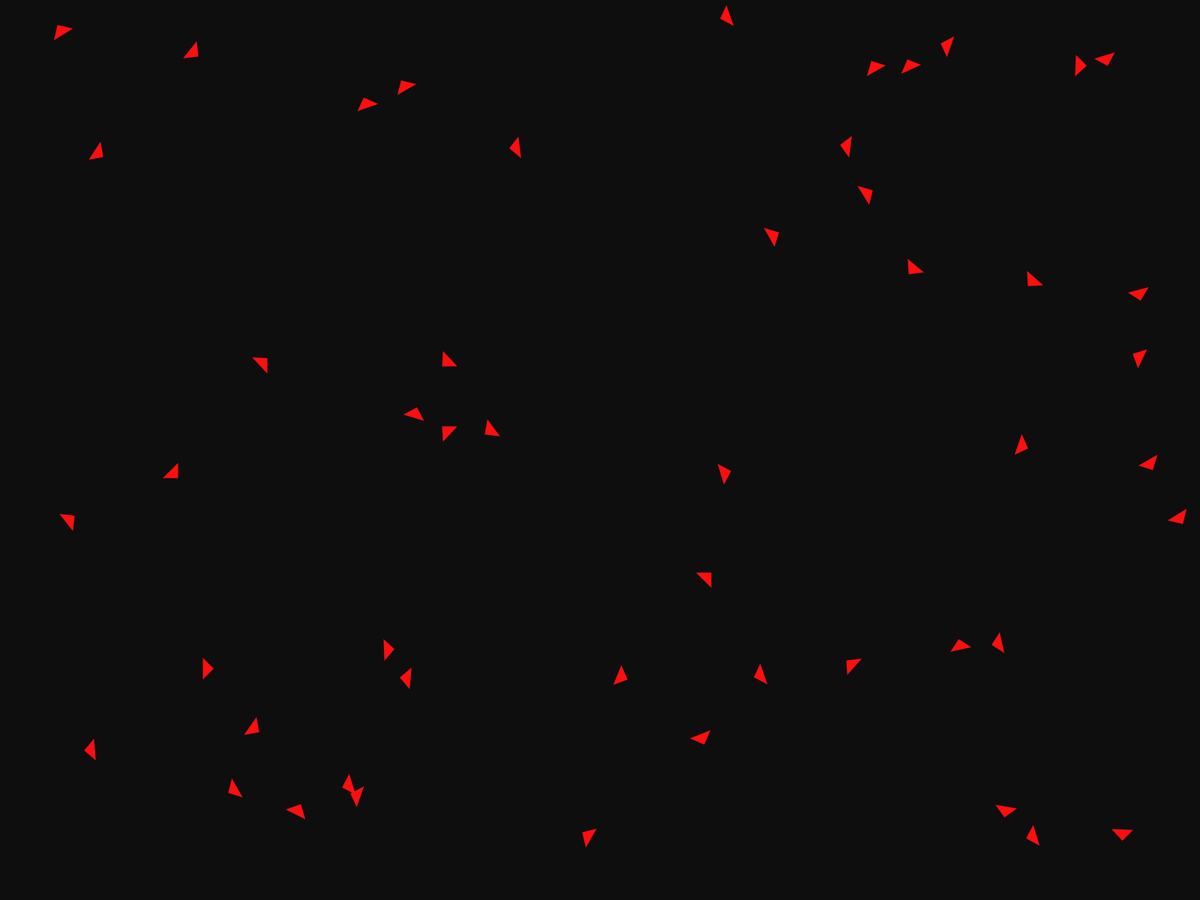
Frame 1 (no input)
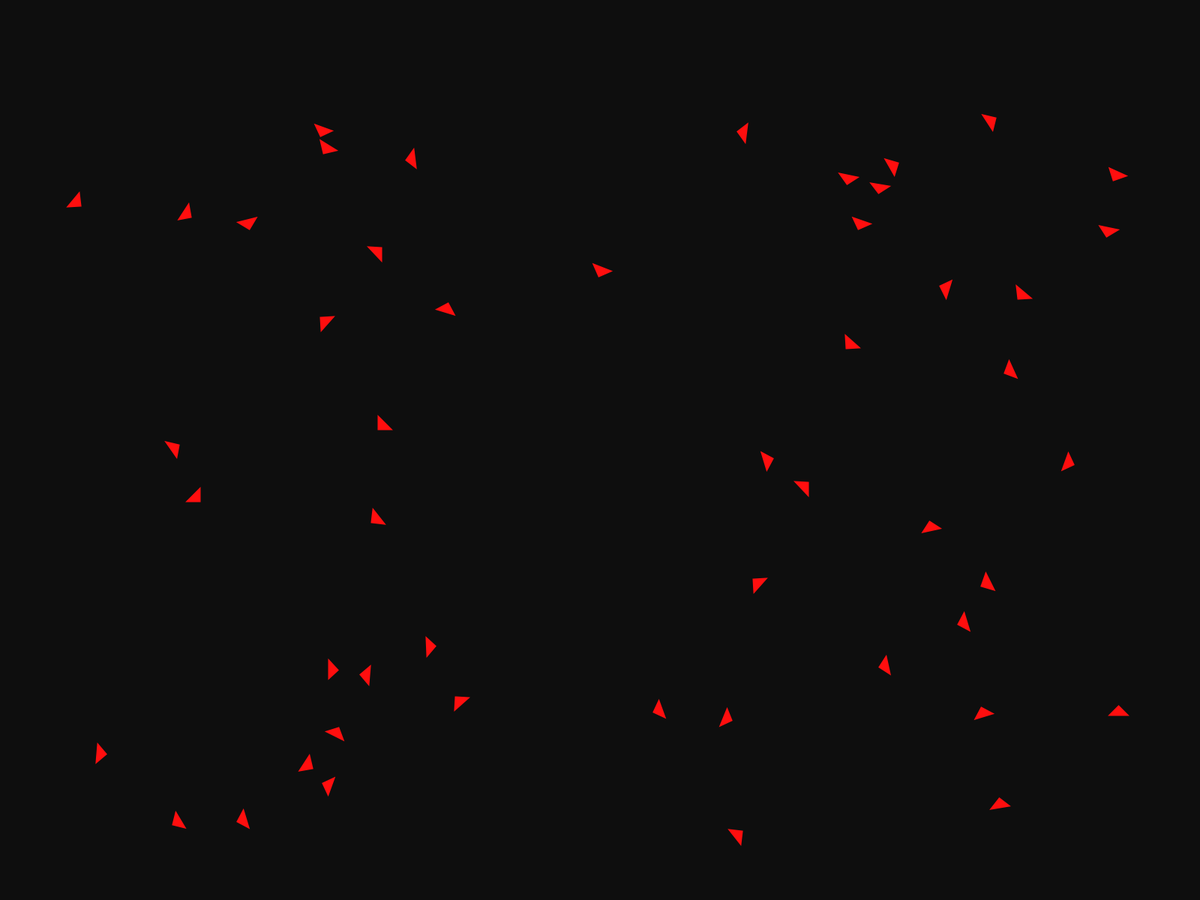
Frame 60 (the mouse pressed at the canvas centre just before this capture)
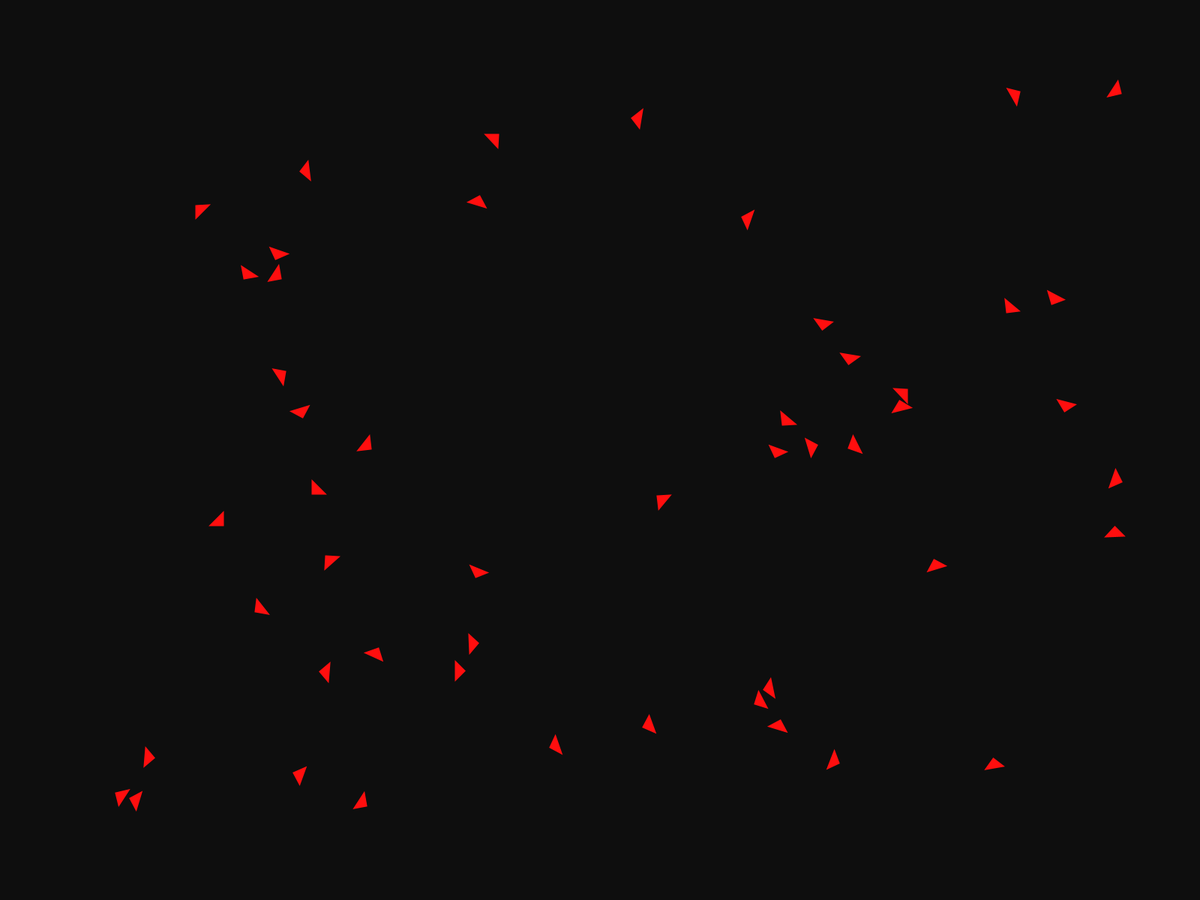
Frame 120 (the mouse held since frame 60 and released just before this capture)

The Processing sketch that drew these frames (run headless with seeded random() and noise(); from frame 60 on, the mouse is pressed at the canvas centre):

// Processing sketch: bounding_stter
// ── bounding_stter.pde

ArrayList<Vehicle> v=new ArrayList<Vehicle>();
int num=50;

float d=100;

void setup() {
  fullScreen();
  smooth(8);
  colorMode(HSB, 360, 100, 100, 100);
  blendMode(ADD);
  noCursor();
  for (int i=0; i<num; i++) {
    v.add(new Vehicle(random(width), random(height)));
  }
}


void draw() {
  background(21);
  for (int i=v.size()-1; i>=0; i--) {
    Vehicle ve=v.get(i);
    ve.bounding();
    ve.update();
    ve.display();
  }
}

// ── Vehicle.pde
class Vehicle {

  PVector location;
  PVector velocity;
  PVector acceleration;
  float r;
  float maxForce;//ゾウとか重さによって違うから
  float maxSpeed;//ワープすることを防ぐため

  Vehicle(float x, float y) {
    acceleration=new PVector(0, 0);
    velocity=new PVector(random(-3,3), random(-3,3));
    location=new PVector(x, y);
    r=6;
    maxSpeed=10;
    maxForce=0.3;
  }

  void update() {
    velocity.add(acceleration);
    velocity.limit(maxSpeed);
    location.add(velocity);
    acceleration.mult(0);
  }

  void applyForce(PVector force) {
    acceleration.add(force);
  }

  void bounding() {
    PVector desired=null;
    if (location.x<d) {
       desired=new PVector(maxSpeed, velocity.y);
    } else if (location.x>width-d) {
       desired=new PVector(-maxSpeed, velocity.y);
    } 
    if (location.y<d) {
       desired=new PVector(velocity.x, maxSpeed);
    } else if (location.y>height-d) {
       desired=new PVector(velocity.x, -maxSpeed);
    } 
    
    if(desired!=null){
       desired.normalize();
       desired.mult(maxSpeed);
       PVector steer=PVector.sub(desired,velocity);
       steer.limit(maxForce);
       applyForce(steer);
    }
  }

  void display() {
    float theta=velocity.heading2D()+PI/2;
    fill(0, 100, 100, 100);
    stroke(0, 100, 100, 100);
    strokeWeight(2);
    pushMatrix();
    translate(location.x, location.y);
    rotate(theta);
    beginShape();
    vertex(-2*r, 2*r);
    vertex(0, 0);
    vertex(2*r, 2*r);
    endShape(CLOSE);
    popMatrix();
  }
}
